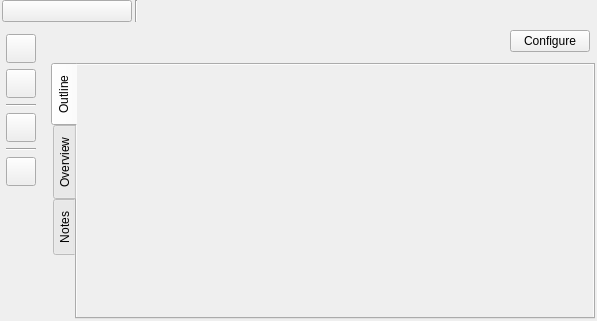
<?xml version="1.0" encoding="UTF-8"?>
<ui version="4.0">
 <class>StoryStructureSettings</class>
 <widget class="QWidget" name="StoryStructureSettings">
  <property name="geometry">
   <rect>
    <x>0</x>
    <y>0</y>
    <width>597</width>
    <height>321</height>
   </rect>
  </property>
  <property name="windowTitle">
   <string>Form</string>
  </property>
  <layout class="QVBoxLayout" name="verticalLayout_7">
   <property name="spacing">
    <number>3</number>
   </property>
   <property name="leftMargin">
    <number>2</number>
   </property>
   <property name="topMargin">
    <number>0</number>
   </property>
   <property name="rightMargin">
    <number>2</number>
   </property>
   <property name="bottomMargin">
    <number>2</number>
   </property>
   <item>
    <layout class="QHBoxLayout" name="horizontalLayout">
     <property name="rightMargin">
      <number>0</number>
     </property>
     <item alignment="Qt::AlignTop">
      <widget class="QPushButton" name="btnNew">
       <property name="sizePolicy">
        <sizepolicy hsizetype="Minimum" vsizetype="Fixed">
         <horstretch>0</horstretch>
         <verstretch>0</verstretch>
        </sizepolicy>
       </property>
       <property name="maximumSize">
        <size>
         <width>130</width>
         <height>16777215</height>
        </size>
       </property>
       <property name="cursor">
        <cursorShape>PointingHandCursor</cursorShape>
       </property>
       <property name="toolTip">
        <string>Add new story structure</string>
       </property>
       <property name="text">
        <string/>
       </property>
       <property name="shortcut">
        <string>Ctrl+N</string>
       </property>
       <property name="positive" stdset="0">
        <bool>true</bool>
       </property>
       <property name="base" stdset="0">
        <bool>true</bool>
       </property>
      </widget>
     </item>
     <item>
      <widget class="Line" name="line">
       <property name="orientation">
        <enum>Qt::Vertical</enum>
       </property>
      </widget>
     </item>
     <item>
      <widget class="QWidget" name="wdgTemplates" native="true">
       <property name="sizePolicy">
        <sizepolicy hsizetype="Preferred" vsizetype="Maximum">
         <horstretch>0</horstretch>
         <verstretch>0</verstretch>
        </sizepolicy>
       </property>
      </widget>
     </item>
    </layout>
   </item>
   <item>
    <widget class="QWidget" name="wdgCenter" native="true">
     <layout class="QHBoxLayout" name="horizontalLayout_2">
      <property name="spacing">
       <number>6</number>
      </property>
      <property name="leftMargin">
       <number>0</number>
      </property>
      <property name="topMargin">
       <number>0</number>
      </property>
      <property name="rightMargin">
       <number>0</number>
      </property>
      <property name="bottomMargin">
       <number>0</number>
      </property>
      <item alignment="Qt::AlignTop">
       <widget class="QWidget" name="wdgSidebar" native="true">
        <layout class="QVBoxLayout" name="verticalLayout">
         <property name="spacing">
          <number>6</number>
         </property>
         <property name="leftMargin">
          <number>4</number>
         </property>
         <item alignment="Qt::AlignHCenter">
          <widget class="QToolButton" name="btnEdit">
           <property name="cursor">
            <cursorShape>PointingHandCursor</cursorShape>
           </property>
           <property name="toolTip">
            <string>Edit structure</string>
           </property>
           <property name="text">
            <string/>
           </property>
           <property name="iconSize">
            <size>
             <width>22</width>
             <height>22</height>
            </size>
           </property>
           <property name="transparent" stdset="0">
            <bool>true</bool>
           </property>
          </widget>
         </item>
         <item>
          <widget class="QToolButton" name="btnLinkCharacter">
           <property name="cursor">
            <cursorShape>PointingHandCursor</cursorShape>
           </property>
           <property name="toolTip">
            <string>Link character</string>
           </property>
           <property name="text">
            <string/>
           </property>
           <property name="iconSize">
            <size>
             <width>22</width>
             <height>22</height>
            </size>
           </property>
           <property name="transparent" stdset="0">
            <bool>true</bool>
           </property>
          </widget>
         </item>
         <item>
          <widget class="Line" name="line_2">
           <property name="orientation">
            <enum>Qt::Horizontal</enum>
           </property>
          </widget>
         </item>
         <item>
          <widget class="QToolButton" name="btnCopy">
           <property name="cursor">
            <cursorShape>PointingHandCursor</cursorShape>
           </property>
           <property name="toolTip">
            <string>Duplicate structure</string>
           </property>
           <property name="text">
            <string/>
           </property>
           <property name="iconSize">
            <size>
             <width>22</width>
             <height>22</height>
            </size>
           </property>
           <property name="transparent" stdset="0">
            <bool>true</bool>
           </property>
          </widget>
         </item>
         <item>
          <widget class="Line" name="line_3">
           <property name="orientation">
            <enum>Qt::Horizontal</enum>
           </property>
          </widget>
         </item>
         <item>
          <widget class="QToolButton" name="btnDelete">
           <property name="cursor">
            <cursorShape>PointingHandCursor</cursorShape>
           </property>
           <property name="toolTip">
            <string>Remove structure</string>
           </property>
           <property name="text">
            <string/>
           </property>
           <property name="iconSize">
            <size>
             <width>22</width>
             <height>22</height>
            </size>
           </property>
           <property name="transparent" stdset="0">
            <bool>true</bool>
           </property>
          </widget>
         </item>
        </layout>
       </widget>
      </item>
      <item>
       <layout class="QVBoxLayout" name="verticalLayout_6">
        <property name="spacing">
         <number>3</number>
        </property>
        <item>
         <layout class="QVBoxLayout" name="layoutPreview">
          <property name="spacing">
           <number>8</number>
          </property>
          <property name="leftMargin">
           <number>40</number>
          </property>
          <property name="topMargin">
           <number>5</number>
          </property>
          <property name="rightMargin">
           <number>5</number>
          </property>
          <item alignment="Qt::AlignRight">
           <widget class="QPushButton" name="btnConfigure">
            <property name="cursor">
             <cursorShape>PointingHandCursor</cursorShape>
            </property>
            <property name="text">
             <string>Configure</string>
            </property>
            <property name="transparent" stdset="0">
             <bool>true</bool>
            </property>
           </widget>
          </item>
          <item>
           <widget class="StoryStructureTimelineWidget" name="wdgPreview" native="true"/>
          </item>
         </layout>
        </item>
        <item>
         <widget class="QTabWidget" name="tabWidget">
          <property name="tabPosition">
           <enum>QTabWidget::West</enum>
          </property>
          <property name="currentIndex">
           <number>0</number>
          </property>
          <widget class="QWidget" name="tabOutline">
           <attribute name="title">
            <string>Outline</string>
           </attribute>
           <layout class="QVBoxLayout" name="verticalLayout_4">
            <property name="spacing">
             <number>0</number>
            </property>
            <property name="leftMargin">
             <number>0</number>
            </property>
            <property name="topMargin">
             <number>0</number>
            </property>
            <property name="rightMargin">
             <number>0</number>
            </property>
            <property name="bottomMargin">
             <number>0</number>
            </property>
            <item>
             <widget class="QScrollArea" name="scrollArea_3">
              <property name="frameShape">
               <enum>QFrame::NoFrame</enum>
              </property>
              <property name="widgetResizable">
               <bool>true</bool>
              </property>
              <widget class="QWidget" name="wdgOutline">
               <property name="geometry">
                <rect>
                 <x>0</x>
                 <y>0</y>
                 <width>514</width>
                 <height>247</height>
                </rect>
               </property>
               <property name="relaxed-white-bg" stdset="0">
                <bool>true</bool>
               </property>
               <layout class="QVBoxLayout" name="verticalLayout_5">
                <property name="spacing">
                 <number>3</number>
                </property>
                <property name="leftMargin">
                 <number>5</number>
                </property>
                <property name="topMargin">
                 <number>5</number>
                </property>
                <property name="rightMargin">
                 <number>5</number>
                </property>
                <property name="bottomMargin">
                 <number>5</number>
                </property>
               </layout>
              </widget>
             </widget>
            </item>
           </layout>
          </widget>
          <widget class="QWidget" name="tabOverview">
           <attribute name="title">
            <string>Overview</string>
           </attribute>
           <layout class="QVBoxLayout" name="verticalLayout_3">
            <property name="spacing">
             <number>0</number>
            </property>
            <property name="leftMargin">
             <number>0</number>
            </property>
            <property name="topMargin">
             <number>0</number>
            </property>
            <property name="rightMargin">
             <number>0</number>
            </property>
            <property name="bottomMargin">
             <number>0</number>
            </property>
            <item>
             <widget class="QScrollArea" name="scrollArea">
              <property name="frameShape">
               <enum>QFrame::NoFrame</enum>
              </property>
              <property name="lineWidth">
               <number>0</number>
              </property>
              <property name="widgetResizable">
               <bool>true</bool>
              </property>
              <widget class="QWidget" name="beats">
               <property name="geometry">
                <rect>
                 <x>0</x>
                 <y>0</y>
                 <width>100</width>
                 <height>30</height>
                </rect>
               </property>
               <property name="sizePolicy">
                <sizepolicy hsizetype="Preferred" vsizetype="Expanding">
                 <horstretch>0</horstretch>
                 <verstretch>0</verstretch>
                </sizepolicy>
               </property>
               <property name="relaxed-white-bg" stdset="0">
                <bool>true</bool>
               </property>
              </widget>
             </widget>
            </item>
           </layout>
          </widget>
          <widget class="QWidget" name="tabNotes">
           <property name="relaxed-white-bg" stdset="0">
            <bool>true</bool>
           </property>
           <attribute name="title">
            <string>Notes</string>
           </attribute>
           <layout class="QVBoxLayout" name="verticalLayout_2">
            <property name="spacing">
             <number>0</number>
            </property>
            <property name="leftMargin">
             <number>0</number>
            </property>
            <property name="topMargin">
             <number>20</number>
            </property>
            <property name="rightMargin">
             <number>0</number>
            </property>
            <property name="bottomMargin">
             <number>0</number>
            </property>
            <item>
             <widget class="QScrollArea" name="scrollArea_2">
              <property name="frameShape">
               <enum>QFrame::NoFrame</enum>
              </property>
              <property name="widgetResizable">
               <bool>true</bool>
              </property>
              <widget class="QWidget" name="notes">
               <property name="geometry">
                <rect>
                 <x>0</x>
                 <y>0</y>
                 <width>100</width>
                 <height>30</height>
                </rect>
               </property>
               <property name="relaxed-white-bg" stdset="0">
                <bool>true</bool>
               </property>
              </widget>
             </widget>
            </item>
           </layout>
          </widget>
         </widget>
        </item>
       </layout>
      </item>
     </layout>
    </widget>
   </item>
  </layout>
 </widget>
 <customwidgets>
  <customwidget>
   <class>StoryStructureTimelineWidget</class>
   <extends>QWidget</extends>
   <header>plotlyst.view.widget.structure.timeline</header>
   <container>1</container>
  </customwidget>
 </customwidgets>
 <resources/>
 <connections/>
</ui>
